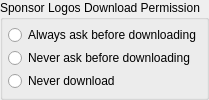
            <widget class="QGroupBox" name="sponsorLogosGroupBox" >
             <property name="sizePolicy" >
              <sizepolicy>
               <hsizetype>3</hsizetype>
               <vsizetype>3</vsizetype>
               <horstretch>0</horstretch>
               <verstretch>0</verstretch>
              </sizepolicy>
             </property>
             <property name="title" >
              <string>Sponsor Logos Download Permission</string>
             </property>
             <layout class="QVBoxLayout" >
              <property name="margin" >
               <number>5</number>
              </property>
              <property name="spacing" >
               <number>3</number>
              </property>
              <item>
               <widget class="QRadioButton" name="logoAlwaysAskRadioBtn" >
                <property name="toolTip" >
                 <string>Always ask permission to download sponsor logos from the Nanorex server</string>
                </property>
                <property name="text" >
                 <string>Always ask before downloading</string>
                </property>
               </widget>
              </item>
              <item>
               <widget class="QRadioButton" name="logoNeverAskRadioBtn" >
                <property name="toolTip" >
                 <string>Never ask permission before downloading sponsor logos from the Nanorex server</string>
                </property>
                <property name="text" >
                 <string>Never ask before downloading</string>
                </property>
               </widget>
              </item>
              <item>
               <widget class="QRadioButton" name="logoNeverDownLoadRadioBtn" >
                <property name="toolTip" >
                 <string>Never download sponsor logos from the Nanorex server</string>
                </property>
                <property name="text" >
                 <string>Never download</string>
                </property>
               </widget>
              </item>
             </layout>
            </widget>
